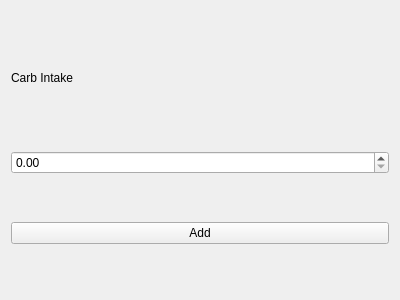
<?xml version="1.0" encoding="UTF-8"?>
<ui version="4.0">
 <class>MealScreen</class>
 <widget class="QWidget" name="MealScreen">
  <property name="geometry">
   <rect>
    <x>0</x>
    <y>0</y>
    <width>400</width>
    <height>300</height>
   </rect>
  </property>
  <property name="windowTitle">
   <string>Form</string>
  </property>
  <layout class="QVBoxLayout" name="verticalLayout">
   <item>
    <widget class="QLabel" name="label">
     <property name="maximumSize">
      <size>
       <width>16777215</width>
       <height>50</height>
      </size>
     </property>
     <property name="text">
      <string>Carb Intake</string>
     </property>
    </widget>
   </item>
   <item>
    <widget class="QDoubleSpinBox" name="doubleSpinBox">
     <property name="maximum">
      <double>4000.000000000000000</double>
     </property>
    </widget>
   </item>
   <item>
    <widget class="QPushButton" name="addButton">
     <property name="text">
      <string>Add</string>
     </property>
    </widget>
   </item>
  </layout>
 </widget>
 <resources/>
 <connections>
  <connection>
   <sender>addButton</sender>
   <signal>clicked()</signal>
   <receiver>MealScreen</receiver>
   <slot>newMealSlot()</slot>
   <hints>
    <hint type="sourcelabel">
     <x>199</x>
     <y>274</y>
    </hint>
    <hint type="destinationlabel">
     <x>199</x>
     <y>149</y>
    </hint>
   </hints>
  </connection>
 </connections>
 <slots>
  <slot>newMealSlot()</slot>
 </slots>
</ui>
